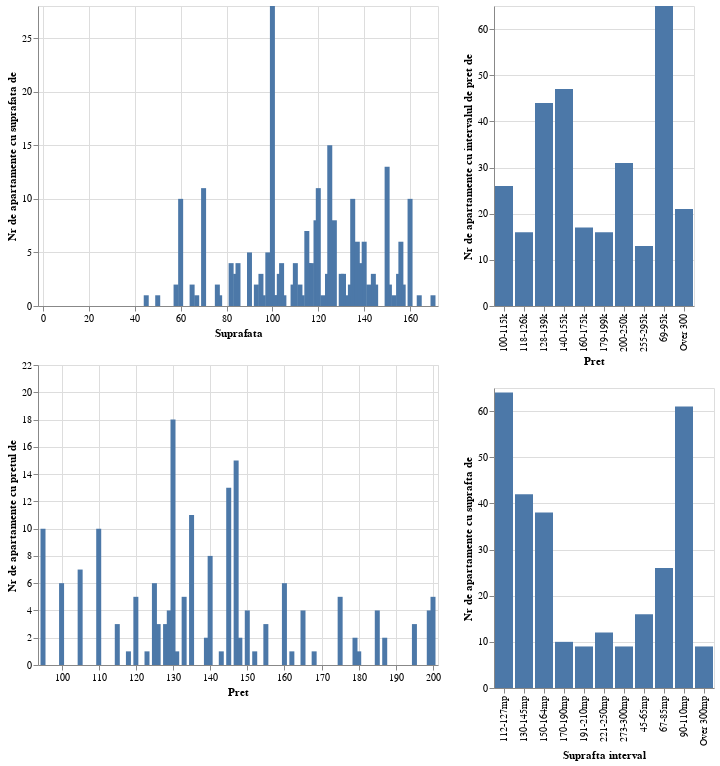

The cell this chart's notebook holds for it:
### Code cell
from pandas import interval_range


histArea = alt.Chart(source).mark_bar(clip=True).encode(
    y=alt.Y('count(areaRounded):Q' ,axis=alt.Axis(title='Nr de apartamente cu suprafata de ')),
    x=alt.X('areaRounded:Q', axis=alt.Axis( title='Suprafata'),scale=alt.Scale(domain=(0, 170))),
    tooltip = [alt.Tooltip ('count()', title = 'Nr de apartamente cu suprafata de'),
               alt.Tooltip('mean(price)', title = 'Medie pret'),
               alt.Tooltip('areaRounded', title = 'Suprafta'),
               alt.Tooltip ('min(priceRounded)', title = 'Pret minim'),
               alt.Tooltip ('max(priceRounded)', title = 'Pret maxim')]
)

histPrice = alt.Chart(source).mark_bar(clip=True).encode(
    y=alt.Y('count(priceRounded):Q' ,axis=alt.Axis(title='Nr de apartamente cu pretul de ')),
    x=alt.X('priceRounded:Q', axis=alt.Axis( title='Pret'), scale=alt.Scale(domain=(95, 200))),
    tooltip = [alt.Tooltip ('count()', title = 'Nr de apartamente cu pretul de'),
               alt.Tooltip('mean(areaRaw)', title = 'Medie suprafta'),
               alt.Tooltip ('min(areaRounded)', title = 'Suprafta minima'),
               alt.Tooltip ('max(areaRounded)', title = 'Suprafta maxima'),
            
                 ]
)

histPriceRange = alt.Chart(source).mark_bar().encode(
    y=alt.Y('count(priceRange):Q' ,axis=alt.Axis(title='Nr de apartamente cu intervalul de pret de ')),
    x=alt.X('priceRange:N', axis=alt.Axis( title='Pret')),
    tooltip = [alt.Tooltip ('count()', title = 'Nr de apartamente cu intervalul de pret de'),
               alt.Tooltip('mean(areaRaw)', title = 'Medie suprafta'),
               alt.Tooltip ('min(areaRounded)', title = 'Suprafta minima'),
               alt.Tooltip ('max(areaRounded)', title = 'Suprafta maxima'),]
)

histAreaRange = alt.Chart(source).mark_bar().encode(
    y=alt.Y('count(areaRange):Q' ,axis=alt.Axis(title='Nr de apartamente cu suprafta de ')),
    x=alt.X('areaRange:N', axis=alt.Axis( title='Suprafta interval')),
    tooltip = [alt.Tooltip ('count()', title = 'Nr de apartamente cu suprafta de'),
               alt.Tooltip('mean(price)', title = 'Medie pret'),
               alt.Tooltip ('min(priceRounded)', title = 'Pret minim'),
               alt.Tooltip ('max(priceRounded)', title = 'Pret maxim')]
)

chart3 = histArea & histPrice | histPriceRange & histAreaRange
chart3

### Figure 1 — Vega-Lite specification as saved in the notebook (floating-point values rounded to 4 significant figures; data arrays with more than 128 entries replaced by an {"elided": "..."} marker saying what was removed)
{"$schema": "https://vega.github.io/schema/vega-lite/v4.17.0.json", "config": {"view": {"continuousHeight": 300, "continuousWidth": 400}}, "data": {"name": "data-3f4460ae272c1c86bff9579c6354af59"}, "datasets": {"data-3f4460ae272c1c86bff9579c6354af59": {"elided": "296 records"}}, "hconcat": [{"vconcat": [{"encoding": {"tooltip": [{"aggregate": "count", "title": "Nr de apartamente cu suprafata de", "type": "quantitative"}, {"aggregate": "mean", "field": "price", "title": "Medie pret", "type": "quantitative"}, {"field": "areaRounded", "title": "Suprafta", "type": "quantitative"}, {"aggregate": "min", "field": "priceRounded", "title": "Pret minim", "type": "quantitative"}, {"aggregate": "max", "field": "priceRounded", "title": "Pret maxim", "type": "quantitative"}], "x": {"axis": {"title": "Suprafata"}, "field": "areaRounded", "scale": {"domain": [0, 170]}, "type": "quantitative"}, "y": {"aggregate": "count", "axis": {"title": "Nr de apartamente cu suprafata de "}, "field": "areaRounded", "type": "quantitative"}}, "mark": {"clip": true, "type": "bar"}}, {"encoding": {"tooltip": [{"aggregate": "count", "title": "Nr de apartamente cu pretul de", "type": "quantitative"}, {"aggregate": "mean", "field": "areaRaw", "title": "Medie suprafta", "type": "quantitative"}, {"aggregate": "min", "field": "areaRounded", "title": "Suprafta minima", "type": "quantitative"}, {"aggregate": "max", "field": "areaRounded", "title": "Suprafta maxima", "type": "quantitative"}], "x": {"axis": {"title": "Pret"}, "field": "priceRounded", "scale": {"domain": [95, 200]}, "type": "quantitative"}, "y": {"aggregate": "count", "axis": {"title": "Nr de apartamente cu pretul de "}, "field": "priceRounded", "type": "quantitative"}}, "mark": {"clip": true, "type": "bar"}}]}, {"vconcat": [{"encoding": {"tooltip": [{"aggregate": "count", "title": "Nr de apartamente cu intervalul de pret de", "type": "quantitative"}, {"aggregate": "mean", "field": "areaRaw", "title": "Medie suprafta", "type": "quantitative"}, {"aggregate": "min", "field": "areaRounded", "title": "Suprafta minima", "type": "quantitative"}, {"aggregate": "max", "field": "areaRounded", "title": "Suprafta maxima", "type": "quantitative"}], "x": {"axis": {"title": "Pret"}, "field": "priceRange", "type": "nominal"}, "y": {"aggregate": "count", "axis": {"title": "Nr de apartamente cu intervalul de pret de "}, "field": "priceRange", "type": "quantitative"}}, "mark": "bar"}, {"encoding": {"tooltip": [{"aggregate": "count", "title": "Nr de apartamente cu suprafta de", "type": "quantitative"}, {"aggregate": "mean", "field": "price", "title": "Medie pret", "type": "quantitative"}, {"aggregate": "min", "field": "priceRounded", "title": "Pret minim", "type": "quantitative"}, {"aggregate": "max", "field": "priceRounded", "title": "Pret maxim", "type": "quantitative"}], "x": {"axis": {"title": "Suprafta interval"}, "field": "areaRange", "type": "nominal"}, "y": {"aggregate": "count", "axis": {"title": "Nr de apartamente cu suprafta de "}, "field": "areaRange", "type": "quantitative"}}, "mark": "bar"}]}]}
